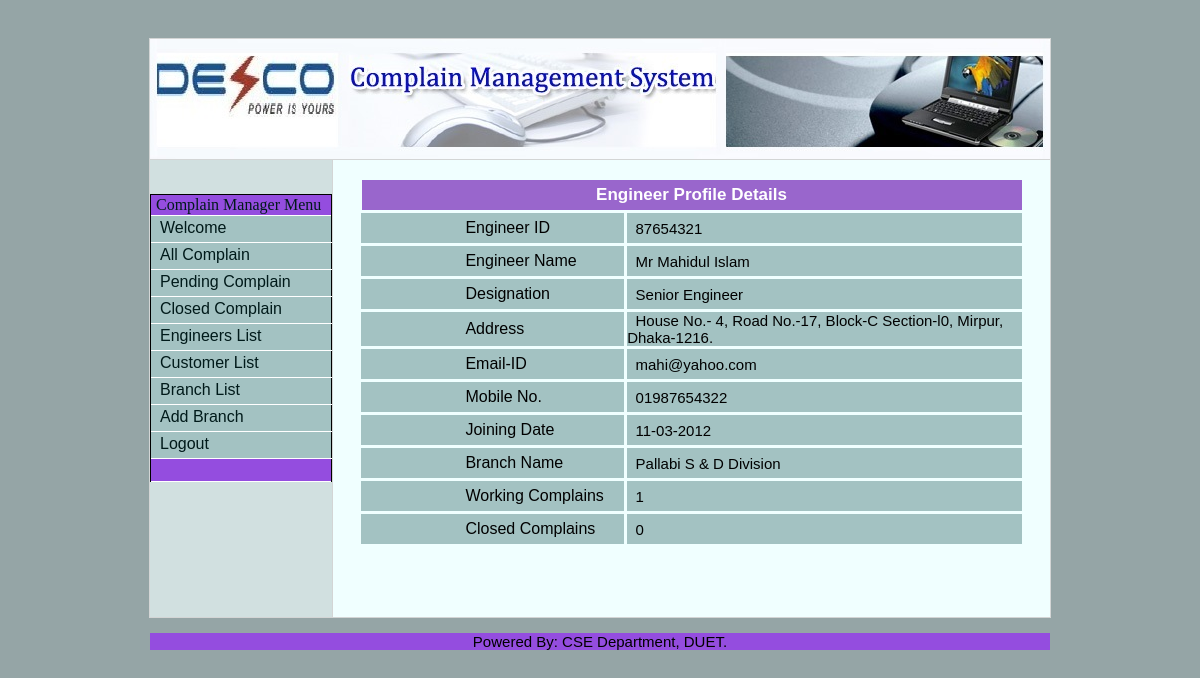
The page /adminViewEngrDetails.php?engid=87654321 (signed in) on the database its author committed.
### tables this page shows
CREATE TABLE IF NOT EXISTS `tbl_engineer` (
  `eng_id` int(10) NOT NULL,
  `eng_name` varchar(30) NOT NULL,
  `designation` varchar(50) NOT NULL,
  `user_name` varchar(30) NOT NULL,
  `password` varchar(40) NOT NULL,
  `address` varchar(200) NOT NULL,
  `mobile` int(20) NOT NULL,
  `email` varchar(30) NOT NULL,
  `join_date` varchar(30) NOT NULL,
  `branch_name` varchar(30) NOT NULL,
  PRIMARY KEY (`eng_id`)
);

CREATE TABLE IF NOT EXISTS `tbl_branch` (
  `id` int(10) NOT NULL AUTO_INCREMENT,
  `branch_code` varchar(5) NOT NULL,
  `branch_name` varchar(100) NOT NULL,
  `address` varchar(500) NOT NULL,
  PRIMARY KEY (`id`)
);

### adminViewEngrDetails.php (the view, shortened to what this page needs)
<?php
$engids=$_REQUEST['engid'];
$result ="SELECT * FROM tbl_engineer WHERE eng_id='$engids'";
		$tt=mysql_query($result);
		while($row = mysql_fetch_array($tt))
        {
			$eid=$row['eng_id'];
			$name=$row['eng_name'];
			$desig=$row['designation'];
			$address=$row['address'];
			$mobile=$row['mobile'];
			$email=$row['email'];
			$jdate=$row['join_date'];
			$ebranchcode=$row['branch_name'];
						$working=0; $closed=0;
						$abc ="SELECT *FROM tbl_complain WHERE eng_id='$eid'";
						$ttt=mysql_query($abc);
						while($row = mysql_fetch_array($ttt))
							{
								$status=$row['comp_status'];
								if($status=='Working')
								{
									$working=$working+1;
								}
							}
						$result1 ="SELECT *FROM tbl_branch WHERE branch_code='$ebranchcode'";
						$tt1=mysql_query($result1);
						while($row = mysql_fetch_array($tt1))
							{
								$bbname=$row['branch_name'];
							}
		}
?>
<html>
<head>
<?php include("include/header.php"); ?>
</head>
<body>
<br/><br/>
<table width="900" border="0" align="center" cellpadding="0" cellspacing="1" class="graybox" style="background-color:#dddd;">
  <tr>
      <td colspan="2"><img src="images/complains.jpg" width="900" height="120"></td>
  </tr>
  <tr>
    <td width="20%" valign="top" class="navArea" style="background-color:#d1e0e0"><p>&nbsp;</p>
		<?php include("include/menuAdmin.php"); ?>
	</td>
    <td width="720" valign="top" class="contentArea" style="background-color:#F0FFFF;">
		<table width="100%" border="0" cellspacing="0" cellpadding="20">
			<tr>
				<td>
	<center><table width="660" border="0" cellpadding="0" cellspacing="0" class="text">
	<tr id="entryTableHeader1" style="height:30px;;">
      <td   style="font-size:17px;text-align:center;BACKGROUND-COLOR:#9966CC;"> Engineer Profile Details </td>
    </tr>
	</table></center>
				<form action="" method="post"  name="frmListUser" id="frmListUser" style="background-color:#F0FFFF;">
  <table width="667" border="0" align="center" cellpadding="0" cellspacing="0" bgcolor="#336699" class="entryTable">
      <td class="contentArea" style="background-color:#F0FFFF;"><div class="errorMessage" align="center"></div>
          <table width="100%" border="0" cellpadding="0" cellspacing="3" class="text">
			         <tr class="entryTable">
             <td width="40%" style="font-size:16px; height:30px;background-color:#a3c2c2; color:black;padding-left:100px;">&nbsp;Engineer ID</td>
             <td width="200" style="font-size:15px; height:30px;background-color:#a3c2c2; color:black;";>&nbsp;&nbsp;<?php echo $eid;?></td>
            </tr>
			<tr class="entryTable">
             <td width="300" style="font-size:16px; height:30px;background-color:#a3c2c2; color:black;padding-left:100px;">&nbsp;Engineer Name</td>
             <td width="200" style="font-size:15px; height:30px;background-color:#a3c2c2; color:black;";>&nbsp;&nbsp;<?php echo $name;?></td>
            </tr>
			<tr class="entryTable">
             <td width="300" style="font-size:16px; height:30px;background-color:#a3c2c2; color:black;padding-left:100px;">&nbsp;Designation</td>
             <td width="200" style="font-size:15px; height:30px;background-color:#a3c2c2; color:black;";>&nbsp;&nbsp;<?php echo $desig;?></td>
            </tr>
			<tr class="entryTable">
             <td width="300" style="font-size:16px; height:30px;background-color:#a3c2c2; color:black;padding-left:100px;">&nbsp;Address</td>
             <td width="200" style="font-size:15px; height:30px;;background-color:#a3c2c2; color:black;";>&nbsp;&nbsp;<?php echo $address;?></td>
            </tr>
			<tr class="entryTable">
             <td width="300" style="font-size:16px; height:30px;background-color:#a3c2c2; color:black;padding-left:100px;">&nbsp;Email-ID</td>
             <td width="200" style="font-size:15px; height:30px;background-color:#a3c2c2; color:black;";>&nbsp;&nbsp;<?php echo $email;?></td>
            </tr>
			<tr class="entryTable">
             <td width="300" style="font-size:16px; height:30px;background-color:#a3c2c2; color:black;padding-left:100px;">&nbsp;Mobile No.</td>
             <td width="200" style="font-size:15px; height:30px;background-color:#a3c2c2; color:black;";>&nbsp;&nbsp;<?php echo '0'.$mobile;?></td>
            </tr>
			<tr class="entryTable">
             <td width="300" style="font-size:16px; height:30px;background-color:#a3c2c2; color:black;padding-left:100px;">&nbsp;Joining Date</td>
             <td width="200" style="font-size:15px; height:30px;;background-color:#a3c2c2; color:black;";>&nbsp;&nbsp;<?php echo $jdate;?></td>
            </tr>
					<tr class="entryTable">
             <td width="300" style="font-size:16px; height:30px;background-color:#a3c2c2; color:black;padding-left:100px;">&nbsp;Branch Name</td>
             <td width="200" style="font-size:15px; height:30px;background-color:#a3c2c2; color:black;";>&nbsp;&nbsp;<?php echo $bbname;?></td>
            </tr>
			<tr class="entryTable">
             <td width="300" style="font-size:16px; height:30px;background-color:#a3c2c2; color:black;padding-left:100px;">&nbsp;Working Complains</td>
             <td width="200" style="font-size:15px; height:30px;background-color:#a3c2c2; color:black;";>&nbsp;&nbsp;<?php echo $working;?></td>
            </tr>
					<tr class="entryTable">
             <td width="300" style="font-size:16px; height:30px;background-color:#a3c2c2; color:black;padding-left:100px;;">&nbsp;Closed Complains</td>
             <td width="200" style="font-size:15px; height:30px;;background-color:#a3c2c2; color:black;";>&nbsp;&nbsp;<?php echo $closed;?></td>
            </tr>
        </table></td>
    </tr>
  </table>
  <p>&nbsp;</p>
				</td>
			</tr>
		</table>
<?php include("include/footer.php"); ?>
</body>
</html>

### include/admin.css (style rules this page uses)
body { background-color:#CCCCCC; }
#entryTableHeader1 { font-family: 'codropsicons'; src:url('../fonts/codropsicons/codropsicons.eot'); src:url('../fonts/codropsicons/codropsicons.eot?#iefix') format('embedded-opentype'), url('../fonts/codropsicons/codropsicons.woff') format('woff'), url('../fonts/codropsicons/codropsicons.ttf') format('truetype'), url('../fonts/codropsicons/codropsicons.svg#codropsicons') format('svg'); font-weight: normal; font-style: normal; font-size: 15px; color: #FFFFFF; background-color: green; font-weight: bold; background-position: center; }
.entryTable { font-family: 'codropsicons'; src:url('../fonts/codropsicons/codropsicons.eot'); src:url('../fonts/codropsicons/codropsicons.eot?#iefix') format('embedded-opentype'), url('../fonts/codropsicons/codropsicons.woff') format('woff'), url('../fonts/codropsicons/codropsicons.ttf') format('truetype'), url('../fonts/codropsicons/codropsicons.svg#codropsicons') format('svg'); font-weight: normal; font-style: normal; font-size: 14px; background-color: #DDDDDD; }
body { font-family: 'codropsicons'; src:url('../fonts/codropsicons/codropsicons.eot'); src:url('../fonts/codropsicons/codropsicons.eot?#iefix') format('embedded-opentype'), url('../fonts/codropsicons/codropsicons.woff') format('woff'), url('../fonts/codropsicons/codropsicons.ttf') format('truetype'), url('../fonts/codropsicons/codropsicons.svg#codropsicons') format('svg'); font-weight: normal; font-style: normal; text-align: center; font-size: 14px; }
.text { font-family: 'codropsicons'; src:url('../fonts/codropsicons/codropsicons.eot'); src:url('../fonts/codropsicons/codropsicons.eot?#iefix') format('embedded-opentype'), url('../fonts/codropsicons/codropsicons.woff') format('woff'), url('../fonts/codropsicons/codropsicons.ttf') format('truetype'), url('../fonts/codropsicons/codropsicons.svg#codropsicons') format('svg'); font-weight: normal; font-style: normal; font-size: 14px; }
.navArea { background-color:#ECECEC; }
.contentArea { background-color: #FFFFFF; }
.graybox { background-color: #666666; }

### include/main.css (style rules this page uses)
body { font-family: 'codropsicons'; src:url('../fonts/codropsicons/codropsicons.eot'); src:url('../fonts/codropsicons/codropsicons.eot?#iefix') format('embedded-opentype'), url('../fonts/codropsicons/codropsicons.woff') format('woff'), url('../fonts/codropsicons/codropsicons.ttf') format('truetype'), url('../fonts/codropsicons/codropsicons.svg#codropsicons') format('svg'); font-weight: normal; font-style: normal; font-size: 12px; }

### include/reg.css (style rules this page uses)
* { font-family:Verdana, sans-serif; }
body { background-color:#95A5A6; }

### rows shown on the page
tbl_engineer: eng_id "87654321", eng_name "Mr Mahidul Islam", designation "Senior Engineer", address "House No.- 4, Road No.-17, Block-C Section-l0, Mirpur, Dhaka-1216.", email "mahi@yahoo.com", mobile "1987654322", join_date "11-03-2012"
tbl_branch: branch_name "Pallabi S & D Division"

### other values the page prints
$working "1"
$closed "0"
